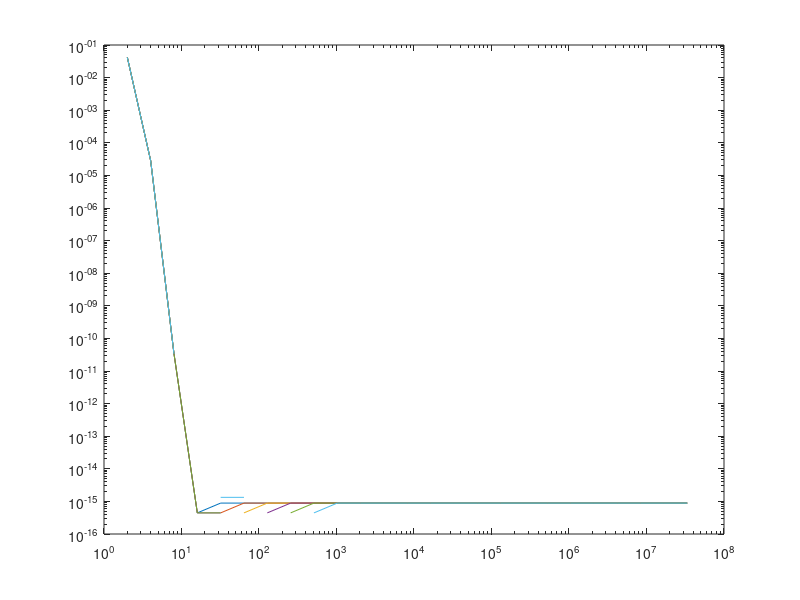
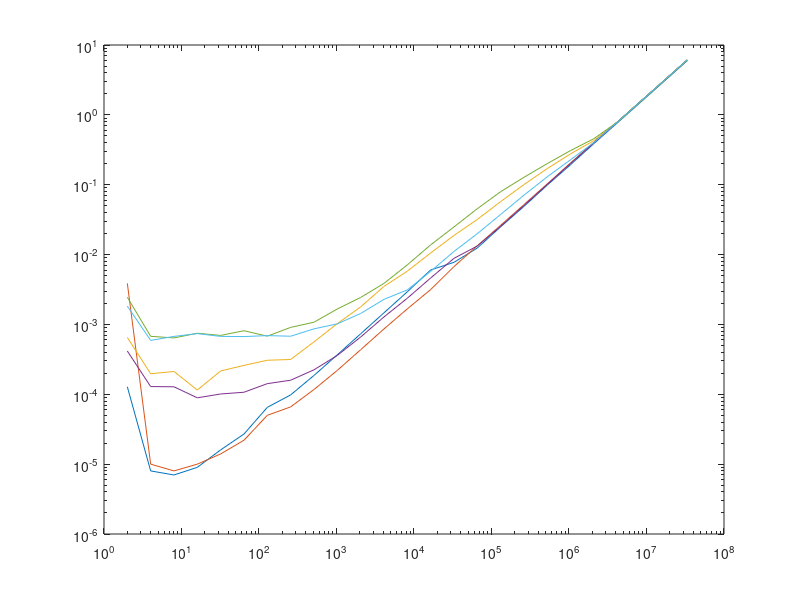

The MATLAB script that drew these images, in order:
error2 = [0.041670944736567073,2.8375735241503719e-05,3.376188217885101e-11,4.4408920985006262e-16,8.8817841970012523e-16,8.8817841970012523e-16,8.8817841970012523e-16,8.8817841970012523e-16,8.8817841970012523e-16,8.8817841970012523e-16,8.8817841970012523e-16,8.8817841970012523e-16,8.8817841970012523e-16,8.8817841970012523e-16,8.8817841970012523e-16,8.8817841970012523e-16,8.8817841970012523e-16,8.8817841970012523e-16,8.8817841970012523e-16,8.8817841970012523e-16,8.8817841970012523e-16,8.8817841970012523e-16,8.8817841970012523e-16,8.8817841970012523e-16,8.8817841970012523e-16];
time2 = [0.00012799999967683107,7.9999999798019417e-06,7.0000000960135367e-06,9.0000003183376975e-06,1.5999999959603883e-05,2.7000000045518391e-05,6.5000000176951289e-05,9.7999996796716005e-05,0.00018600000475998968,0.00036700000055134296,0.00073400000110268593,0.0014659999869763851,0.0029299999587237835,0.0060220002196729183,0.0077419998124241829,0.012396999634802341,0.024972999468445778,0.048925001174211502,0.098774999380111694,0.1938759982585907,0.38864699006080627,0.76615297794342041,1.5166599750518799,3.0076179504394531,5.9716968536376953];

error4 = [0.041670944736567073,2.8375735241503719e-05,3.376188217885101e-11,0,4.4408920985006262e-16,8.8817841970012523e-16,8.8817841970012523e-16,8.8817841970012523e-16,8.8817841970012523e-16,8.8817841970012523e-16,8.8817841970012523e-16,8.8817841970012523e-16,8.8817841970012523e-16,8.8817841970012523e-16,8.8817841970012523e-16,8.8817841970012523e-16,8.8817841970012523e-16,8.8817841970012523e-16,8.8817841970012523e-16,8.8817841970012523e-16,8.8817841970012523e-16,8.8817841970012523e-16,8.8817841970012523e-16,8.8817841970012523e-16,8.8817841970012523e-16];
time4 = [0.0038729999214410782,9.9999997473787516e-06,7.9999999798019417e-06,9.9999997473787516e-06,1.4000000192027073e-05,2.2000000171829015e-05,4.9999998736893758e-05,6.6000000515487045e-05,0.00011700000322889537,0.00022000000171829015,0.00043399998685345054,0.00086199998622760177,0.0016680000117048621,0.0031550000421702862,0.0067159999161958694,0.013364999555051327,0.026226000860333443,0.051890000700950623,0.1026960015296936,0.20518399775028229,0.40358400344848633,0.78936302661895752,1.5584720373153687,3.080826997756958,6.1167831420898438];

error8 = [0.041670944736567073,2.8375735241503719e-05,3.376188217885101e-11,4.4408920985006262e-16,0,4.4408920985006262e-16,8.8817841970012523e-16,8.8817841970012523e-16,8.8817841970012523e-16,8.8817841970012523e-16,8.8817841970012523e-16,8.8817841970012523e-16,8.8817841970012523e-16,8.8817841970012523e-16,8.8817841970012523e-16,8.8817841970012523e-16,8.8817841970012523e-16,8.8817841970012523e-16,8.8817841970012523e-16,8.8817841970012523e-16,8.8817841970012523e-16,8.8817841970012523e-16,8.8817841970012523e-16,8.8817841970012523e-16,8.8817841970012523e-16];
time8 = [0.00065100000938400626,0.00019700000120792538,0.0002119999990100041,0.00011500000255182385,0.00021600000036414713,0.00025899999309331179,0.00030700000934302807,0.00031500001205131412,0.00056299997959285975,0.0010270000202581286,0.0017819999484345317,0.0035000001080334187,0.0057830000296235085,0.01052900031208992,0.018780000507831573,0.031794998794794083,0.057254001498222351,0.10044799745082855,0.17026799917221069,0.27671998739242554,0.42902800440788269,0.78441900014877319,1.5570230484008789,3.0780749320983887,6.1198887825012207];

error16 = [0.041670944736567073,2.8375735241503719e-05,3.376188217885101e-11,4.4408920985006262e-16,4.4408920985006262e-16,0,4.4408920985006262e-16,8.8817841970012523e-16,8.8817841970012523e-16,8.8817841970012523e-16,8.8817841970012523e-16,8.8817841970012523e-16,8.8817841970012523e-16,8.8817841970012523e-16,8.8817841970012523e-16,8.8817841970012523e-16,8.8817841970012523e-16,8.8817841970012523e-16,8.8817841970012523e-16,8.8817841970012523e-16,8.8817841970012523e-16,8.8817841970012523e-16,8.8817841970012523e-16,8.8817841970012523e-16,8.8817841970012523e-16];
time16 = [0.00041599999531172216,0.00012899999273940921,0.00012799999967683107,8.9000001025851816e-05,0.00010099999781232327,0.00010699999984353781,0.00014200000441633165,0.00015900000289548188,0.00022400000307243317,0.00036000000545755029,0.00066000001970678568,0.0012799999676644802,0.0023690001107752323,0.0046169999986886978,0.0088280001655220985,0.013253999873995781,0.025373000651597977,0.050376001745462418,0.10102599859237671,0.20181100070476532,0.40001198649406433,0.78597497940063477,1.5591690540313721,3.0815050601959229,6.1148529052734375];

error32 = [0.041670944736567073,2.8375735241503719e-05,3.376232626806086e-11,4.4408920985006262e-16,4.4408920985006262e-16,0,0,4.4408920985006262e-16,8.8817841970012523e-16,8.8817841970012523e-16,8.8817841970012523e-16,8.8817841970012523e-16,8.8817841970012523e-16,8.8817841970012523e-16,8.8817841970012523e-16,8.8817841970012523e-16,8.8817841970012523e-16,8.8817841970012523e-16,8.8817841970012523e-16,8.8817841970012523e-16,8.8817841970012523e-16,8.8817841970012523e-16,8.8817841970012523e-16,8.8817841970012523e-16,8.8817841970012523e-16];
time32 = [0.0024480000138282776,0.00067600002512335777,0.00064099999144673347,0.00074799999129027128,0.00069600000279024243,0.00081300002057105303,0.00067899998975917697,0.00090699997963383794,0.0010750000365078449,0.0016639999812468886,0.0024319998919963837,0.0038670001085847616,0.0071149999275803566,0.013752000406384468,0.02484700083732605,0.045334998518228531,0.079361997544765472,0.12765699625015259,0.20057700574398041,0.30856400728225708,0.45668900012969971,0.78658902645111084,1.5586220026016235,3.0805680751800537,6.1246061325073242];

error64 = [0.041670944736567073,2.8375735241503719e-05,3.376232626806086e-11,0,1.3322676295501878e-15,1.3322676295501878e-15,0,0,4.4408920985006262e-16,8.8817841970012523e-16,8.8817841970012523e-16,8.8817841970012523e-16,8.8817841970012523e-16,8.8817841970012523e-16,8.8817841970012523e-16,8.8817841970012523e-16,8.8817841970012523e-16,8.8817841970012523e-16,8.8817841970012523e-16,8.8817841970012523e-16,8.8817841970012523e-16,8.8817841970012523e-16,8.8817841970012523e-16,8.8817841970012523e-16,8.8817841970012523e-16];
time64 = [0.0018279999494552612,0.00059100001817569137,0.00067400000989437103,0.00073899998096749187,0.00067400000989437103,0.00066999997943639755,0.00069199997233226895,0.0006779999821446836,0.00086400000145658851,0.0010199999669566751,0.0014329999685287476,0.0022859999444335699,0.0031190000008791685,0.0057520000264048576,0.011076999828219414,0.019912000745534897,0.037507999688386917,0.070825003087520599,0.12988099455833435,0.22804099321365356,0.40269199013710022,0.7866399884223938,1.5572500228881836,3.0870521068572998,6.1193451881408691];

iterations = 2.^[1:25];

loglog(iterations,error2,'DisplayName','2 Processes');
hold on;
loglog(iterations,error4,'DisplayName','4 Processes');
loglog(iterations,error8,'DisplayName','8 Processes');
loglog(iterations,error16,'DisplayName','16 Processes');
loglog(iterations,error32,'DisplayName','32 Processes');
loglog(iterations,error64,'DisplayName','64 Processes');

figure

loglog(iterations,time2,'DisplayName','2 Processes');
hold on;
loglog(iterations,time4,'DisplayName','4 Processes');
loglog(iterations,time8,'DisplayName','8 Processes');
loglog(iterations,time16,'DisplayName','16 Processes');
loglog(iterations,time32,'DisplayName','32 Processes');
loglog(iterations,time64,'DisplayName','64 Processes');